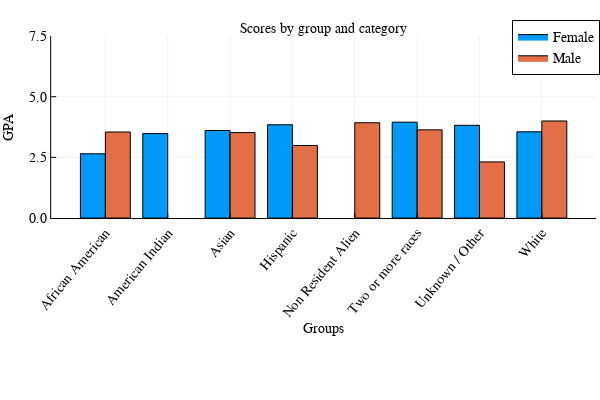

Source (notebook cell):
### Code cell
AA=a[11]
BB = AA[completecases(AA), :]

println("Distribution plot for:")
show(a[11][1][1])
groupedbar(BB.IPEDSEthnicity, BB.GPADegree, group = BB.Gender, xlabel = "Groups", ylabel = "GPA",
        title = "Scores by group and category",xrotation=50) 
ylims!((0,7.5))

### Figure 1 — Plotly figure (JSON) as saved in the notebook; plotly's stock layout.template omitted (floating-point values rounded to 4 significant figures)
{"data": [{"fill": "tozeroy", "fillcolor": "rgba(0, 154, 250, 1.000)", "hoverinfo": "none", "legendgroup": "Female", "line": {"color": "rgba(0, 0, 0, 1.000)", "dash": "solid", "width": 1}, "mode": "lines", "name": "Female", "showlegend": true, "type": "scatter", "x": [0.1, 0.1, 0.5, 0.5, 0.1, 0.1], "xaxis": "x1", "y": [2.648, 0, 0, 2.648, 2.648, 2.648], "yaxis": "y1"}, {"fill": "tozeroy", "fillcolor": "rgba(0, 154, 250, 1.000)", "hoverinfo": "none", "legendgroup": "Female", "line": {"color": "rgba(0, 0, 0, 1.000)", "dash": "solid", "width": 1}, "mode": "lines", "name": "Female", "showlegend": false, "type": "scatter", "x": [1.1, 1.1, 1.5, 1.5, 1.1, 1.1], "xaxis": "x1", "y": [3.479, 0, 0, 3.479, 3.479, 3.479], "yaxis": "y1"}, {"fill": "tozeroy", "fillcolor": "rgba(0, 154, 250, 1.000)", "hoverinfo": "none", "legendgroup": "Female", "line": {"color": "rgba(0, 0, 0, 1.000)", "dash": "solid", "width": 1}, "mode": "lines", "name": "Female", "showlegend": false, "type": "scatter", "x": [2.1, 2.1, 2.5, 2.5, 2.1, 2.1], "xaxis": "x1", "y": [3.607, 0, 0, 3.607, 3.607, 3.607], "yaxis": "y1"}, {"fill": "tozeroy", "fillcolor": "rgba(0, 154, 250, 1.000)", "hoverinfo": "none", "legendgroup": "Female", "line": {"color": "rgba(0, 0, 0, 1.000)", "dash": "solid", "width": 1}, "mode": "lines", "name": "Female", "showlegend": false, "type": "scatter", "x": [3.1, 3.1, 3.5, 3.5, 3.1, 3.1], "xaxis": "x1", "y": [3.844, 0, 0, 3.844, 3.844, 3.844], "yaxis": "y1"}, {"fill": "tozeroy", "fillcolor": "rgba(0, 154, 250, 1.000)", "hoverinfo": "none", "legendgroup": "Female", "line": {"color": "rgba(0, 0, 0, 1.000)", "dash": "solid", "width": 1}, "mode": "lines", "name": "Female", "showlegend": false, "type": "scatter", "x": [5.1, 5.1, 5.5, 5.5, 5.1, 5.1], "xaxis": "x1", "y": [3.95, 0, 0, 3.95, 3.95, 3.95], "yaxis": "y1"}, {"fill": "tozeroy", "fillcolor": "rgba(0, 154, 250, 1.000)", "hoverinfo": "none", "legendgroup": "Female", "line": {"color": "rgba(0, 0, 0, 1.000)", "dash": "solid", "width": 1}, "mode": "lines", "name": "Female", "showlegend": false, "type": "scatter", "x": [6.1, 6.1, 6.5, 6.5, 6.1, 6.1], "xaxis": "x1", "y": [3.821, 0, 0, 3.821, 3.821, 3.821], "yaxis": "y1"}, {"fill": "tozeroy", "fillcolor": "rgba(0, 154, 250, 1.000)", "hoverinfo": "none", "legendgroup": "Female", "line": {"color": "rgba(0, 0, 0, 1.000)", "dash": "solid", "width": 1}, "mode": "lines", "name": "Female", "showlegend": false, "type": "scatter", "x": [7.1, 7.1, 7.5, 7.5, 7.1, 7.1], "xaxis": "x1", "y": [3.553, 0, 0, 3.553, 3.553, 3.553], "yaxis": "y1"}, {"fill": "tozeroy", "fillcolor": "rgba(227, 111, 71, 1.000)", "hoverinfo": "none", "legendgroup": "Male", "line": {"color": "rgba(0, 0, 0, 1.000)", "dash": "solid", "width": 1}, "mode": "lines", "name": "Male", "showlegend": true, "type": "scatter", "x": [0.5, 0.5, 0.9, 0.9, 0.5, 0.5], "xaxis": "x1", "y": [3.545, 0, 0, 3.545, 3.545, 3.545], "yaxis": "y1"}, {"fill": "tozeroy", "fillcolor": "rgba(227, 111, 71, 1.000)", "hoverinfo": "none", "legendgroup": "Male", "line": {"color": "rgba(0, 0, 0, 1.000)", "dash": "solid", "width": 1}, "mode": "lines", "name": "Male", "showlegend": false, "type": "scatter", "x": [2.5, 2.5, 2.9, 2.9, 2.5, 2.5], "xaxis": "x1", "y": [3.521, 0, 0, 3.521, 3.521, 3.521], "yaxis": "y1"}, {"fill": "tozeroy", "fillcolor": "rgba(227, 111, 71, 1.000)", "hoverinfo": "none", "legendgroup": "Male", "line": {"color": "rgba(0, 0, 0, 1.000)", "dash": "solid", "width": 1}, "mode": "lines", "name": "Male", "showlegend": false, "type": "scatter", "x": [3.5, 3.5, 3.9, 3.9, 3.5, 3.5], "xaxis": "x1", "y": [2.99, 0, 0, 2.99, 2.99, 2.99], "yaxis": "y1"}, {"fill": "tozeroy", "fillcolor": "rgba(227, 111, 71, 1.000)", "hoverinfo": "none", "legendgroup": "Male", "line": {"color": "rgba(0, 0, 0, 1.000)", "dash": "solid", "width": 1}, "mode": "lines", "name": "Male", "showlegend": false, "type": "scatter", "x": [4.5, 4.5, 4.9, 4.9, 4.5, 4.5], "xaxis": "x1", "y": [3.926, 0, 0, 3.926, 3.926, 3.926], "yaxis": "y1"}, {"fill": "tozeroy", "fillcolor": "rgba(227, 111, 71, 1.000)", "hoverinfo": "none", "legendgroup": "Male", "line": {"color": "rgba(0, 0, 0, 1.000)", "dash": "solid", "width": 1}, "mode": "lines", "name": "Male", "showlegend": false, "type": "scatter", "x": [5.5, 5.5, 5.9, 5.9, 5.5, 5.5], "xaxis": "x1", "y": [3.635, 0, 0, 3.635, 3.635, 3.635], "yaxis": "y1"}, {"fill": "tozeroy", "fillcolor": "rgba(227, 111, 71, 1.000)", "hoverinfo": "none", "legendgroup": "Male", "line": {"color": "rgba(0, 0, 0, 1.000)", "dash": "solid", "width": 1}, "mode": "lines", "name": "Male", "showlegend": false, "type": "scatter", "x": [6.5, 6.5, 6.9, 6.9, 6.5, 6.5], "xaxis": "x1", "y": [2.313, 0, 0, 2.313, 2.313, 2.313], "yaxis": "y1"}, {"fill": "tozeroy", "fillcolor": "rgba(227, 111, 71, 1.000)", "hoverinfo": "none", "legendgroup": "Male", "line": {"color": "rgba(0, 0, 0, 1.000)", "dash": "solid", "width": 1}, "mode": "lines", "name": "Male", "showlegend": false, "type": "scatter", "x": [7.5, 7.5, 7.9, 7.9, 7.5, 7.5], "xaxis": "x1", "y": [4, 0, 0, 4, 4, 4], "yaxis": "y1"}], "layout": {"annotations": [{"font": {"color": "rgba(0, 0, 0, 1.000)", "family": "Aria", "size": 14}, "rotation": 0, "showarrow": false, "text": "Scores by group and category", "x": 0.5394, "xanchor": "center", "xref": "paper", "y": 1, "yanchor": "top", "yref": "paper"}], "height": 400, "legend": {"bgcolor": "rgba(255, 255, 255, 1.000)", "bordercolor": "rgba(0, 0, 0, 1.000)", "borderwidth": 1, "font": {"color": "rgba(0, 0, 0, 1.000)", "family": "Aria", "size": 14}, "tracegroupgap": 0, "traceorder": "normal", "x": 1, "xanchor": "auto", "y": 1, "yanchor": "auto"}, "margin": {"b": 20, "l": 0, "r": 0, "t": 20}, "paper_bgcolor": "rgba(255, 255, 255, 1.000)", "plot_bgcolor": "rgba(255, 255, 255, 1.000)", "showlegend": true, "width": 600, "xaxis": {"anchor": "y1", "domain": [0.08527, 0.9934], "gridcolor": "rgba(0, 0, 0, 0.100)", "gridwidth": 0.5, "linecolor": "rgba(0, 0, 0, 1.000)", "mirror": false, "range": [-0.3693, 8.369], "showgrid": true, "showline": true, "showticklabels": true, "tickangle": -50, "tickcolor": "rgb(0, 0, 0)", "tickfont": {"color": "rgba(0, 0, 0, 1.000)", "family": "Aria", "size": 14}, "tickmode": "array", "ticks": "inside", "ticktext": ["African American", "American Indian", "Asian", "Hispanic", "Non Resident Alien", "Two or more races", "Unknown / Other", "White"], "tickvals": [0.5, 1.5, 2.5, 3.5, 4.5, 5.5, 6.5, 7.5], "title": "Groups", "titlefont": {"color": "rgba(0, 0, 0, 1.000)", "family": "Aria", "size": 14}, "type": "-", "visible": true, "zeroline": false, "zerolinecolor": "rgba(0, 0, 0, 1.000)"}, "yaxis": {"anchor": "x1", "domain": [0.4499, 0.9554], "gridcolor": "rgba(0, 0, 0, 0.100)", "gridwidth": 0.5, "linecolor": "rgba(0, 0, 0, 1.000)", "mirror": false, "range": [0, 7.5], "showgrid": true, "showline": true, "showticklabels": true, "tickangle": 0, "tickcolor": "rgb(0, 0, 0)", "tickfont": {"color": "rgba(0, 0, 0, 1.000)", "family": "Aria", "size": 14}, "tickmode": "array", "ticks": "inside", "ticktext": ["0.0", "2.5", "5.0", "7.5"], "tickvals": [0, 2.5, 5, 7.5], "title": "GPA", "titlefont": {"color": "rgba(0, 0, 0, 1.000)", "family": "Aria", "size": 14}, "type": "-", "visible": true, "zeroline": false, "zerolinecolor": "rgba(0, 0, 0, 1.000)"}}}
